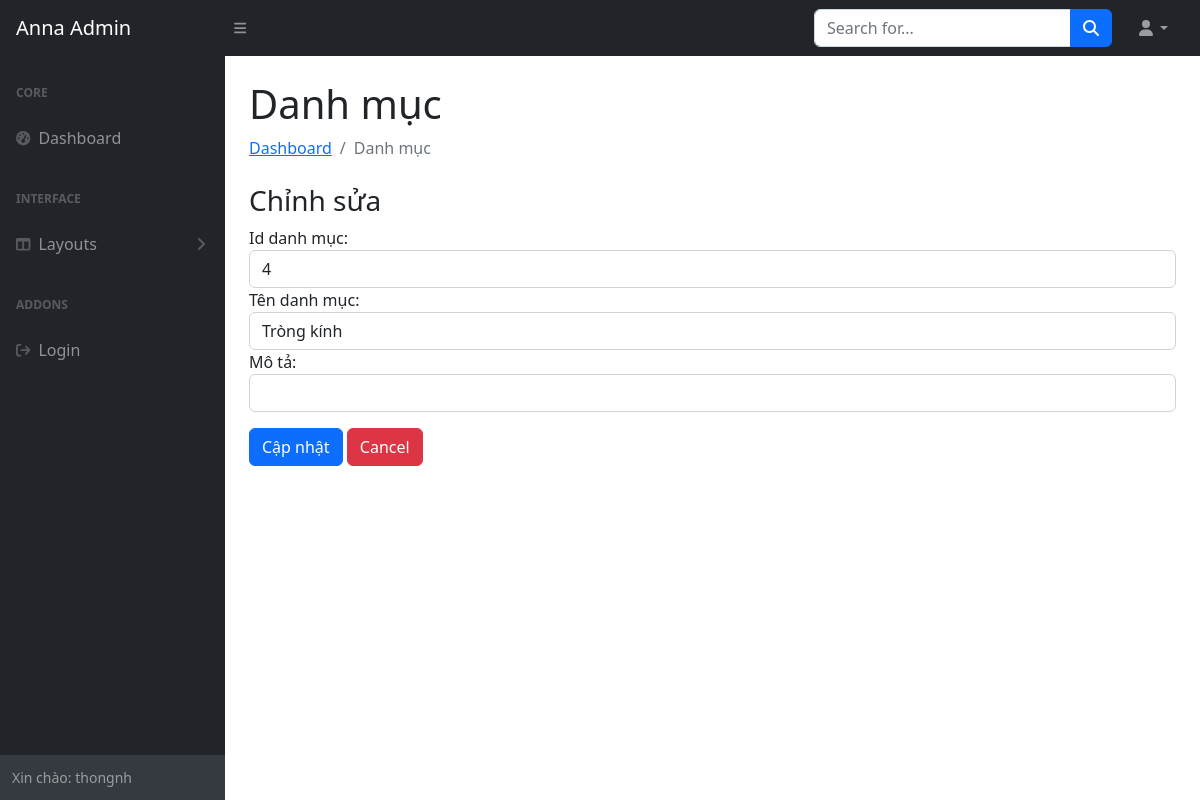
The page /Admin/index.php?pg=updatedm&id_danhmuc=4 (signed in) on the database as committed earlier.
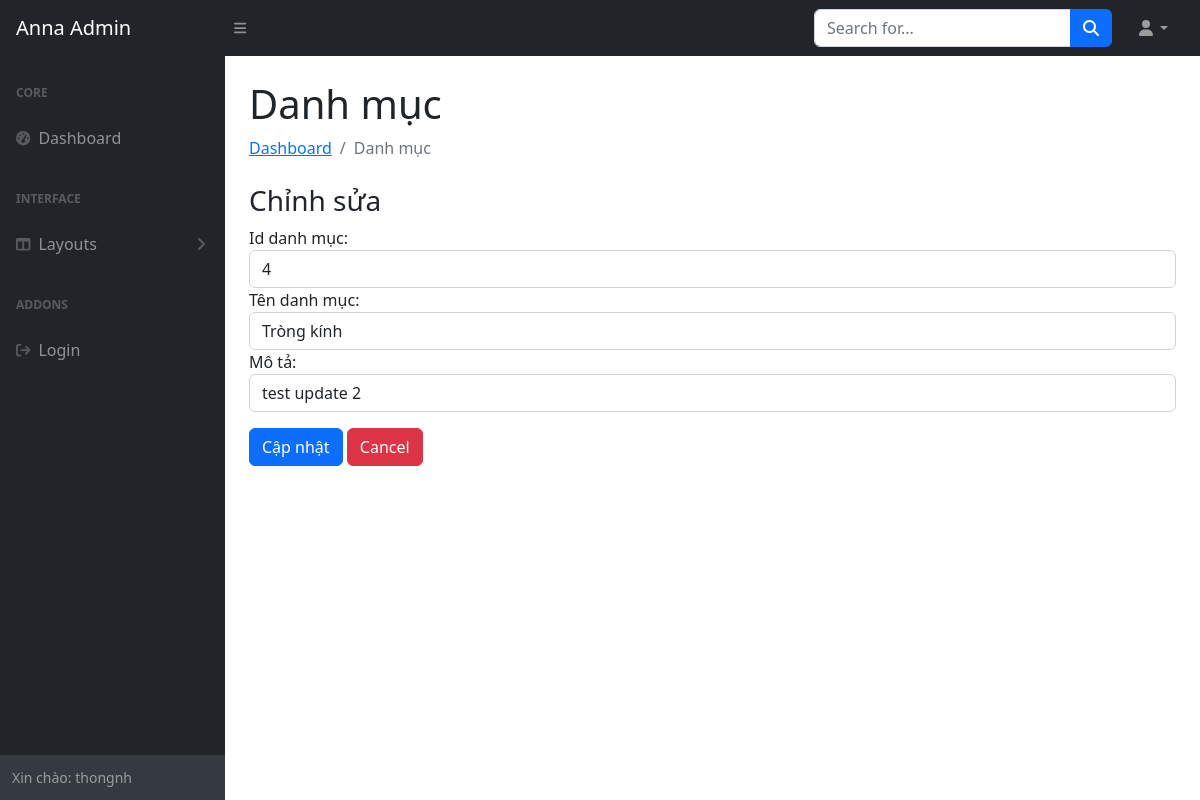
The same page on the database as committed later.
### tables this page shows
CREATE TABLE `danhmuc` (
  `id_danhmuc` int(9) NOT NULL,
  `ten` varchar(100) NOT NULL,
  `mo_ta` text NOT NULL
);

### Dao/pdo.php (called while the page is built, shortened)
<?php
function pdo_get_connection(){
    $dburl = "mysql:host=localhost;dbname=anna;charset=utf8";
    $username = 'root';
    $password = '';
    $conn = new PDO($dburl, $username, $password);
    $conn->setAttribute(PDO::ATTR_ERRMODE, PDO::ERRMODE_EXCEPTION);
    return $conn;
}
function pdo_query_one($sql){
    $sql_args = array_slice(func_get_args(), 1);
    try{
        $conn = pdo_get_connection();
        $stmt = $conn->prepare($sql);
        $stmt->execute($sql_args);
        $row = $stmt->fetch(PDO::FETCH_ASSOC);
        return $row;
    }
    catch(PDOException $e){
        throw $e;
    }
    finally{
        unset($conn);
    }
}

### Dao/danhmuc.php (called while the page is built, shortened)
<?php
function get_danhmuc_id($id_dm) {
    $sql = "SELECT * FROM danhmuc WHERE id_danhmuc = ?";
    return pdo_query_one($sql, $id_dm);
}

### Admin/public/updatedm.php (the view, shortened to what this page needs)
<div id="layoutSidenav_content">
    <main>
        <div class="container-fluid px-4">
            <h1 class="mt-4">Danh mục</h1>
            <ol class="breadcrumb mb-4">
                <li class="breadcrumb-item"><a href="index.html">Dashboard</a></li>
                <li class="breadcrumb-item active">Danh mục</li>
            </ol>
        </div>
        <div class="add-catalog container px-4 fz-1">
            <h3 class="add-catalog-title">Chỉnh sửa</h3>
            <?php
        extract($id);
        ?>
            <form class="formmain" action="index.php?pg=update" method="post">
                <div class="form-group">
                    <label for="category-name">Id danh mục:</label>
                    <input type="text" class="form-control" id="category-name" value="<?=$id_danhmuc?>"
                        name="id_danhmuc">
                </div>
                <div class="form-group">
                    <label for="category-name">Tên danh mục:</label>
                    <input type="text" class="form-control" id="category-name" value="<?=$ten?>" name="ten">
                </div>
                <div class="form-group">
                    <label for="category-description">Mô tả:</label>
                    <input type="text" class="form-control" id="category-description" value="<?=$mo_ta?>" name="mo_ta">
                </div>
                <div class="py-3">
                    <input type="submit" class="btn btn-primary" name="btn-update" value="Cập nhật">
                    <a href="index.php?pg=danhmuc" type="submit" class="btn btn-danger" name="btn-cancel">Cancel</a>
                </div>
            </form>
        </div>
</div>
</div>

Rows that differ between the two databases and show on the page:
changed danhmuc "Tròng kính": mo_ta (not shown) → "test update 2"
